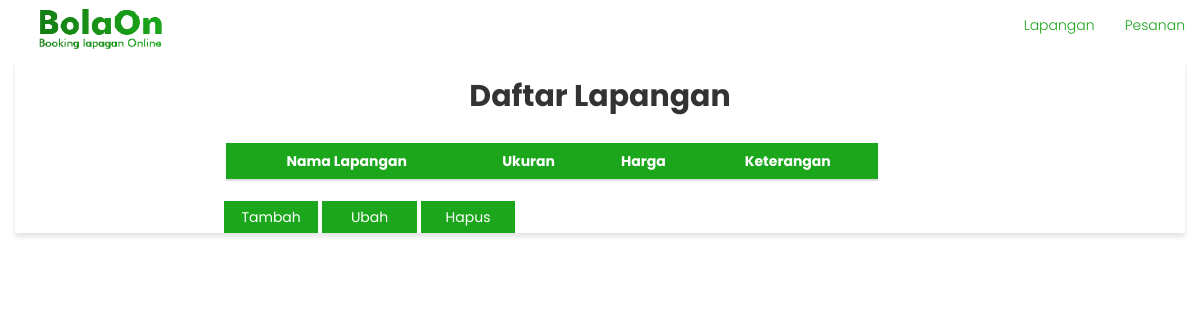
Page /admin/DaftarLapanganView.php on the earlier database version.
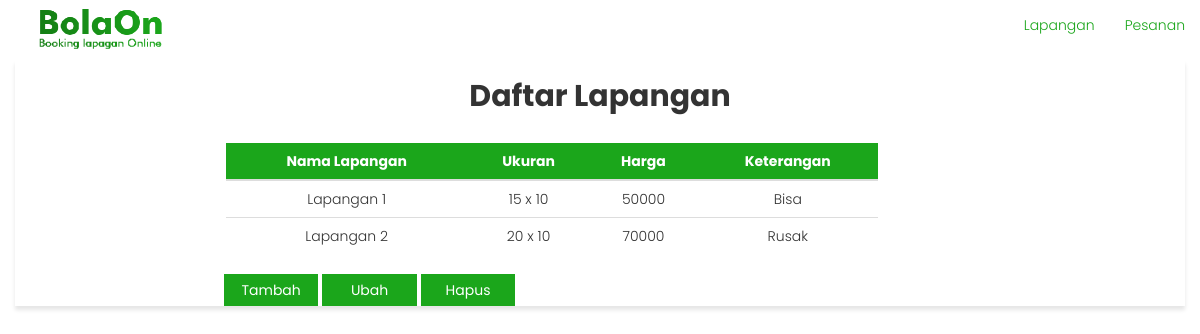
Same page on the later database version.
### tables this page shows
CREATE TABLE `lapangan` (
  `id_lapangan` int(11) NOT NULL,
  `nama_lapangan` varchar(32) NOT NULL,
  `id_jadwal` int(11) NOT NULL,
  `harga` int(11) NOT NULL,
  `ukuran` varchar(32) NOT NULL,
  `keterangan` enum('Bisa','Rusak','','') NOT NULL
);

### admin/DaftarLapanganView.php (the view, shortened to what this page needs)
<?php
include ".../koneksi.php";
$query = "SELECT * FROM lapangan";
$res = mysqli_query($link, $query);
?>
<!DOCTYPE html>
<html lang="en" id="home">
<head>
	<link href="../css/style2.css" rel="stylesheet">
	<link href="../css/bootstrap.min.css" rel="stylesheet">
	<link rel="stylesheet" href="https://maxcdn.bootstrapcdn.com/bootstrap/3.3.7/css/bootstrap.min.css">
</head>
<body>
	<nav class="navbar nav-pills navbar-fixed-top">
		<div class="container-fluid">
			<div class="navbar-header">
				<a class="navbar-brand" href="#home">
					<img alt="Brand" src="../img/logo.png">
				</a>
			</div>
			<div class="collapse navbar-collapse" id="bs-example-navbar-collapse-1">
				<ul class="nav navbar-nav navbar-right">
					<li><a href="#lapangan">Lapangan</a></li>
					<li><a href="#pesanan">Pesanan</a></li>
				</ul>
			</div>
		</div>
	</nav>
	<section>
		<div class="container">
			<div class="daftarlapangan">
				<div class="row">
					<h2><strong><center>Daftar Lapangan</center></strong></h2>
					<br>
					<div class="col-md-7" id="daftarlapangan" >
						<center><table class="table table-hover">
							<thead>
								<tr>
									<th>Nama Lapangan</th>
									<th>Ukuran</th>
									<th>Harga</th>
									<th>Keterangan</th>
								</tr>
							</thead>
							<tbody>
								<?php
								while ($row=mysqli_fetch_assoc($res)) {
								?>
								<tr>
									<td><?php echo $row['nama_lapangan'] ?></td>
									<td><?php echo $row['ukuran']?></td>
									<td><?php echo $row['harga']?></td>
									<td><?php echo $row['keterangan'] ?></td>
								</tr>
								<?php
									}
								?>
							</tbody>
						</table>
					</center>
				</div>
			</div>
			<div class="tombol">
				<form action="CreateUpdateYardView.html" method="">
					<input type="submit" value="Tambah" id="simpan" class="btn simpan rounded-0">
					<input type="submit" value="Ubah" id="batal" class="btn batal">
					<input type="submit" value="Hapus" id="simpan" class="btn simpan rounded-0">
				</form>
			</div>
		</div>
	</div>
	<br>
	<br>
</section>
</body>
</html>

Differences in the rows shown:
added lapangan: nama_lapangan "Lapangan 1", ukuran "15 x 10", harga "50000", keterangan "Bisa"
added lapangan: nama_lapangan "Lapangan 2", ukuran "20 x 10", harga "70000", keterangan "Rusak"
